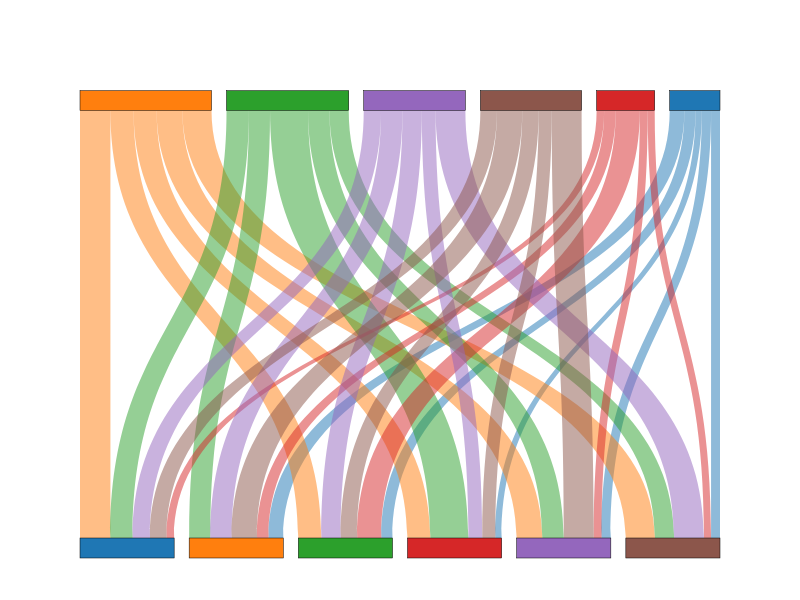

Notebook source saved alongside this figure:
### Code cell
fig5 = plot_hubness(hubness[...,0]-hubness0[...,0])
fig5.show()
if save: fig5.write_html(os.path.join(savepath, 'hubness.html'))
